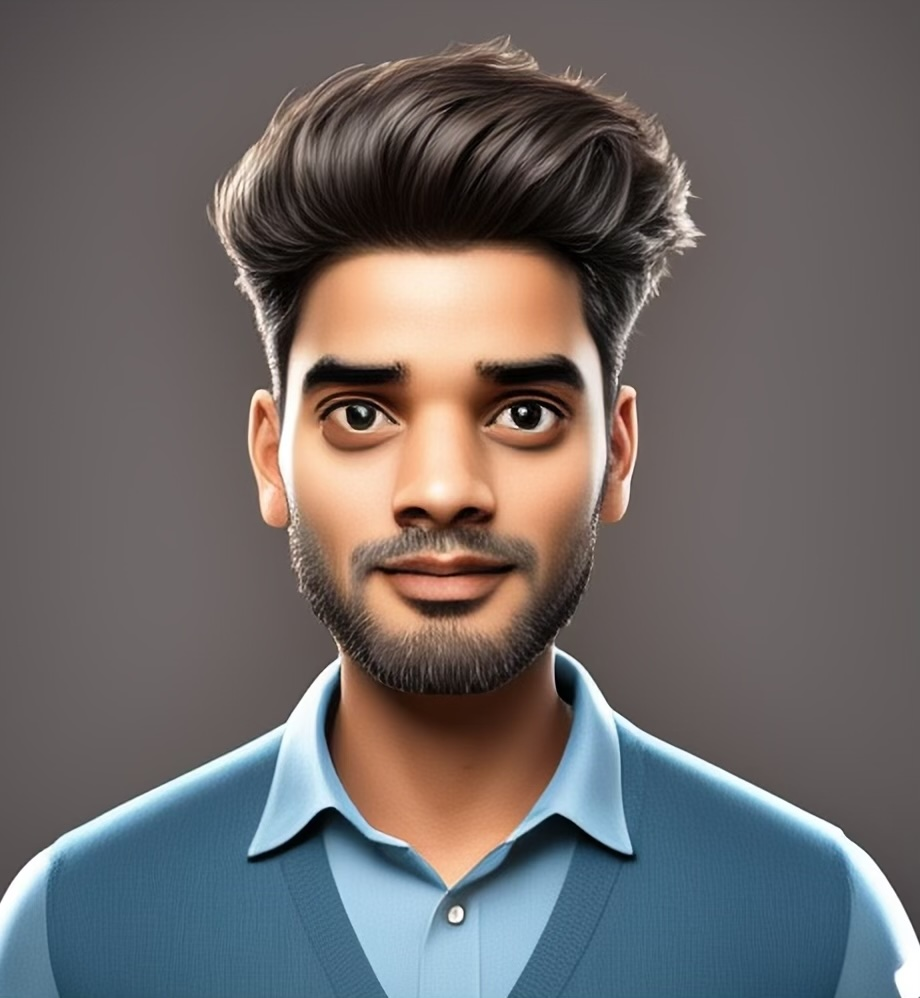
#> input picture FSDS/IMG_2045.jpg, 920 x 998 px, found by its file name
$ jupyter execute day_4_algebra.ipynb
#> lines starting #> are read from the running program, lines starting #| are printed output that depends on the picture
#### Algebra

[cell 1]
import numpy as np
import matplotlib.pyplot as plt

[cell 2]
a1 = np.array([2,3])
a1

[cell 3]
a1 * 5

[cell 4]
c = np.array([2,-1,3])
d = np.array([1,4,-2])

[cell 5]
c + d

[cell 6]
c * d

[cell 7]
# dot product

np.dot(c,d)

[cell 8]
# cross product

np.cross(c,d)

[cell 9]
# matrix

A = np.array([[1,2],[3,4]])
A

[cell 10]
B = np.array([[5,3],[3,4]])
B

[cell 11]
# matrix addition

A + B

[cell 12]
# matrix multiplication

A * B

[cell 13]
# Dot product

np.dot(A,B)

[cell 14]
# transpose of matrix by 180 degree
print(f"This is original matrix : {A}")
print(f" This is the transposed matrix : {A.T}")

[cell 15]
# Inverse of the matrix

np.linalg.inv(A)

[cell 16]
A

[cell 17]
# eigen vector

np.linalg.eig(A)

[cell 18]
import cv2

[cell 19]
data = cv2.imread(r"/Users/nikhilsingh/Desktop/FSDS/IMG_2045.jpg",cv2.IMREAD_GRAYSCALE)
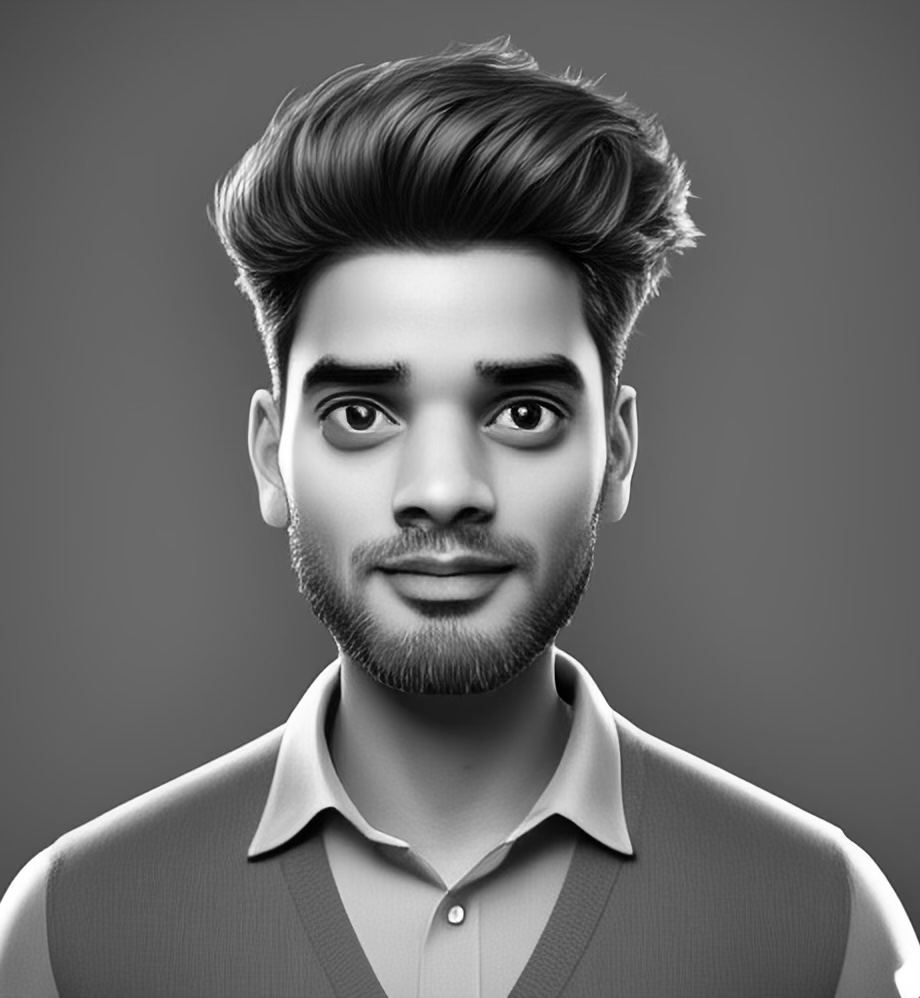
#> data: shape (998, 920); min 0, max 255, mean 105.4

[cell 20]
data.shape
#> Out = (998, 920)

[cell 21]
data

[cell 22]
# show the loaded image
plt.imshow(data)

[cell 23]
u,s,vt = np.linalg.svd(data)
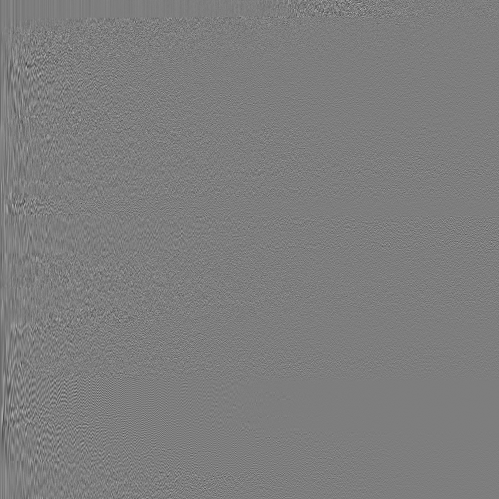
#> u: shape (998, 998) float64 (shown at 1/2 size); min -0.231, max 0.237, mean -3.27e-05; drawn with min black and max white
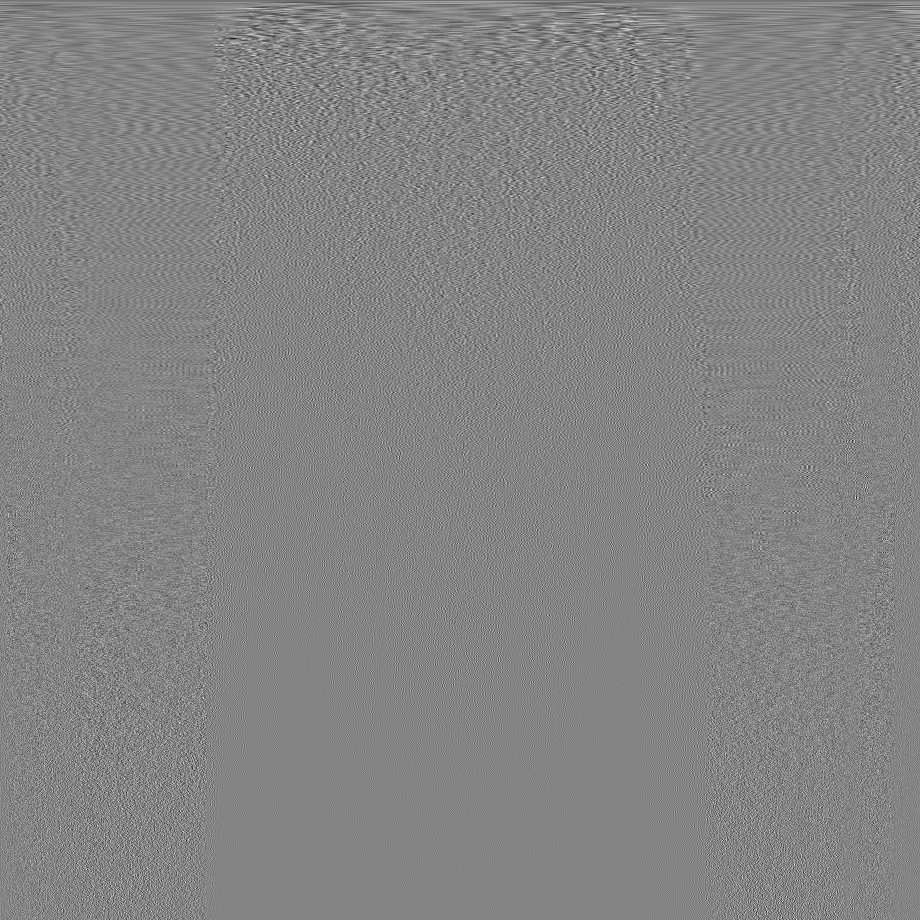
#> vt: shape (920, 920) float64; min -0.255, max 0.237, mean -3.97e-05; drawn with min black and max white
#> s = 920 values, max 103098.7 at index 0, min 0.198 at index 919, mean 433.9

[cell 24]
vt

[cell 25]
print(u.shape)
#| (998, 998)
print(s.shape)
#| (920,)
print(vt.shape)
#| (920, 920)

[cell 26]
compressed_image = np.dot(u[:,:70],np.dot(np.diag(s[:70]),vt[:70,:]))

[cell 27]
plt.imshow(compressed_image)

[cell 28]
# let's select 10

compressed_image = np.dot(u[:,:50],np.dot(np.diag(s[:50]),vt[:50,:]))
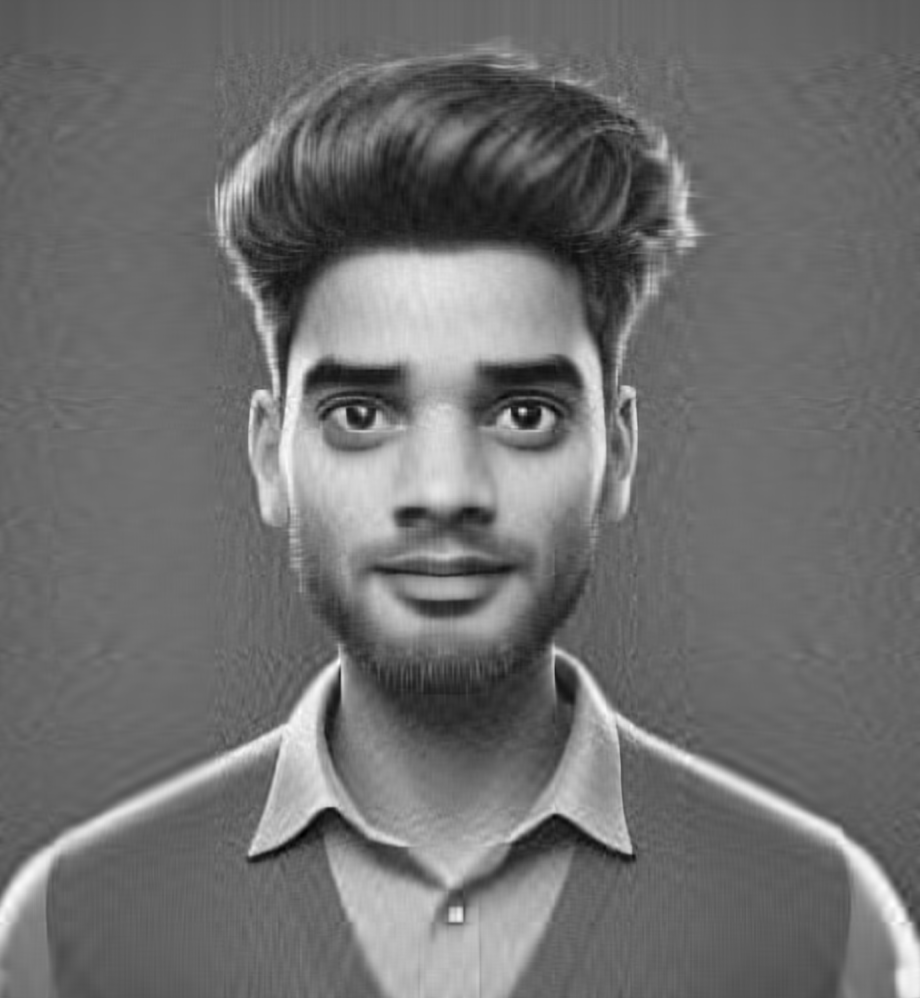
#> compressed_image: shape (998, 920) float64; min -28.73, max 277.5, mean 105.4; drawn with min black and max white
plt.imshow(compressed_image)
